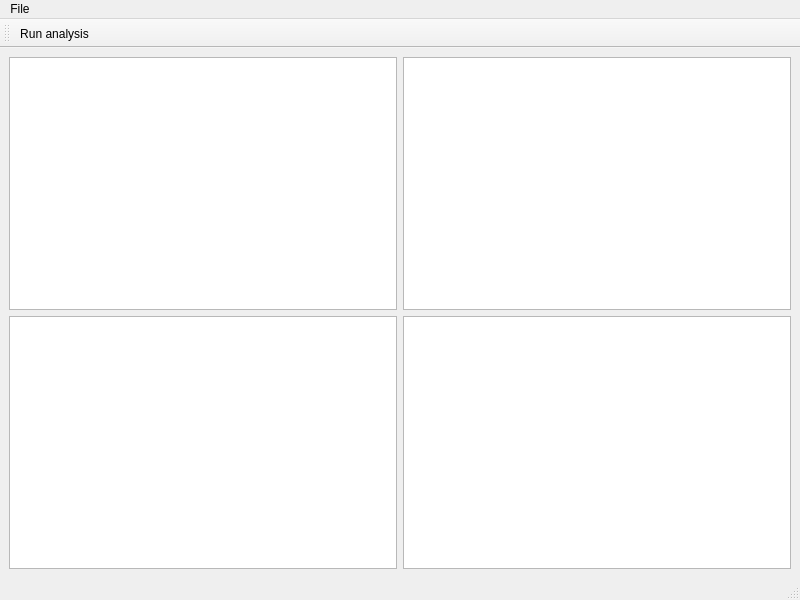
<?xml version="1.0" encoding="UTF-8"?>
<ui version="4.0">
 <class>MainWindow</class>
 <widget class="QMainWindow" name="MainWindow">
  <property name="geometry">
   <rect>
    <x>0</x>
    <y>0</y>
    <width>800</width>
    <height>600</height>
   </rect>
  </property>
  <property name="windowTitle">
   <string>MainWindow</string>
  </property>
  <widget class="QWidget" name="centralwidget">
   <layout class="QHBoxLayout" name="horizontalLayout">
    <item>
     <layout class="QVBoxLayout" name="verticalLayout_2">
      <item>
       <layout class="QHBoxLayout" name="horizontalLayout_2">
        <item>
         <widget class="QListView" name="listView"/>
        </item>
       </layout>
      </item>
      <item>
       <layout class="QHBoxLayout" name="horizontalLayout_3">
        <item>
         <widget class="QTableView" name="tableView"/>
        </item>
       </layout>
      </item>
     </layout>
    </item>
    <item>
     <layout class="QVBoxLayout" name="verticalLayout_3">
      <item>
       <layout class="QHBoxLayout" name="horizontalLayout_5">
        <item>
         <widget class="QTextEdit" name="textEdit"/>
        </item>
       </layout>
      </item>
      <item>
       <layout class="QHBoxLayout" name="horizontalLayout_4">
        <item>
         <widget class="QTextEdit" name="textEdit_2"/>
        </item>
       </layout>
      </item>
     </layout>
    </item>
   </layout>
  </widget>
  <widget class="QMenuBar" name="menubar">
   <property name="geometry">
    <rect>
     <x>0</x>
     <y>0</y>
     <width>800</width>
     <height>21</height>
    </rect>
   </property>
   <widget class="QMenu" name="menuFile">
    <property name="title">
     <string>File</string>
    </property>
    <widget class="QMenu" name="menuExport">
     <property name="title">
      <string>Export</string>
     </property>
     <addaction name="actionCsv"/>
     <addaction name="actionJSON"/>
    </widget>
    <widget class="QMenu" name="menuImport">
     <property name="title">
      <string>Import</string>
     </property>
     <addaction name="actionFrom_txt_OCR"/>
    </widget>
    <addaction name="actionOpen_XML_for_analyze"/>
    <addaction name="actionSave_changes_to_xml"/>
    <addaction name="menuExport"/>
    <addaction name="menuImport"/>
   </widget>
   <addaction name="menuFile"/>
  </widget>
  <widget class="QStatusBar" name="statusbar"/>
  <widget class="QToolBar" name="toolBar">
   <property name="windowTitle">
    <string>toolBar</string>
   </property>
   <attribute name="toolBarArea">
    <enum>TopToolBarArea</enum>
   </attribute>
   <attribute name="toolBarBreak">
    <bool>false</bool>
   </attribute>
   <addaction name="actionRun_analysis_for_all"/>
  </widget>
  <action name="actionOpen_XML_for_analyze">
   <property name="text">
    <string>Open xml</string>
   </property>
  </action>
  <action name="actionCsv">
   <property name="text">
    <string>CSV</string>
   </property>
  </action>
  <action name="actionJSON">
   <property name="text">
    <string>JSON</string>
   </property>
  </action>
  <action name="actionOpen_txt">
   <property name="text">
    <string>Open txt</string>
   </property>
  </action>
  <action name="actionSave_changes_to_xml">
   <property name="text">
    <string>Save changes to xml</string>
   </property>
  </action>
  <action name="actionFrom_txt_OCR">
   <property name="text">
    <string>From txt (OCR)</string>
   </property>
  </action>
  <action name="actionRun_analysis_for_all">
   <property name="text">
    <string>Run analysis</string>
   </property>
   <property name="toolTip">
    <string>Run analysis for all entries in current file</string>
   </property>
   <property name="shortcut">
    <string>Ctrl+R</string>
   </property>
  </action>
 </widget>
 <resources/>
 <connections/>
</ui>
